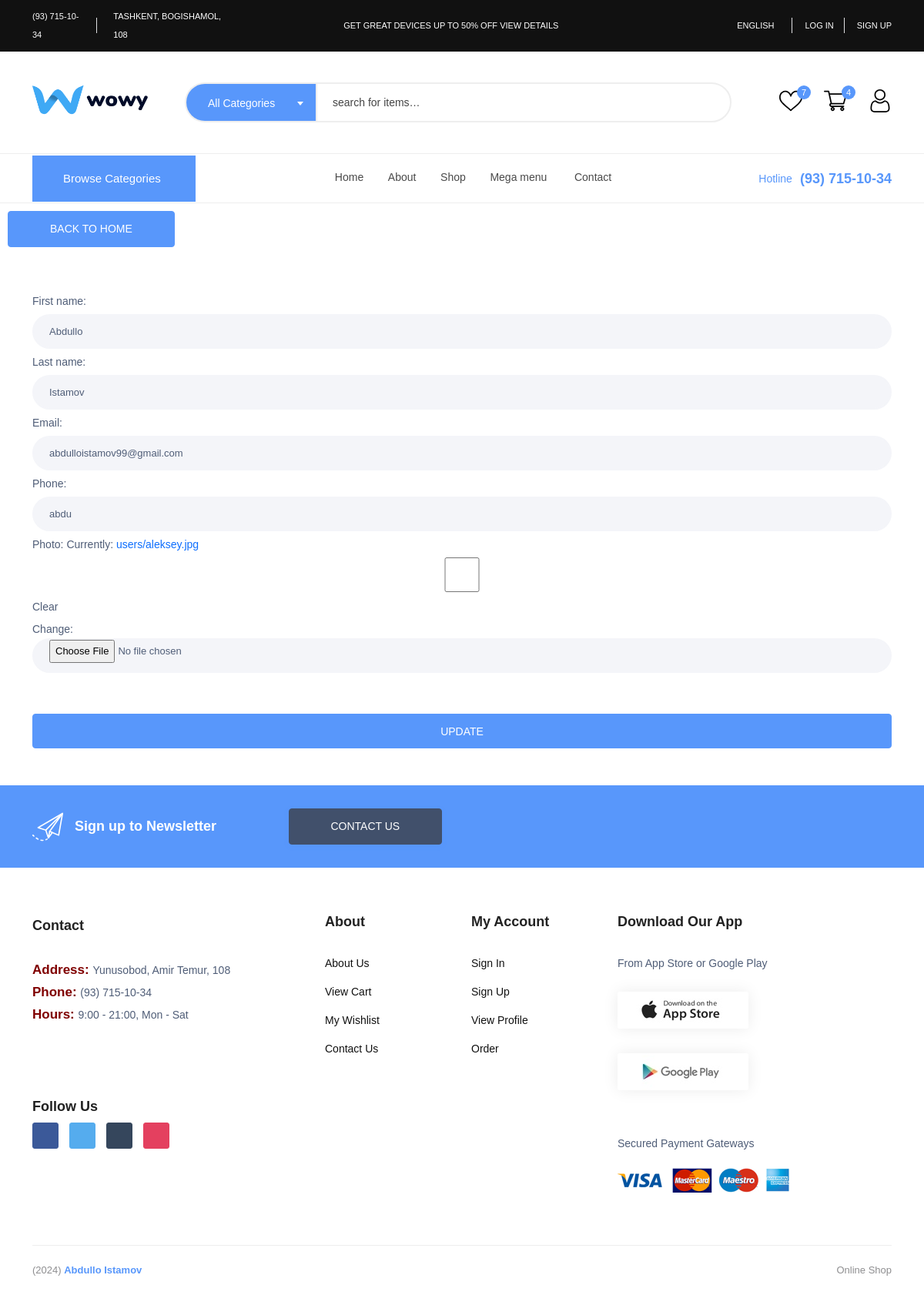
The app's page /accounts/update-profile/ (signed in) with its own data.
### apps/product/models.py (models this page shows)
class About(BaseModel):
    phone_number = models.CharField(max_length=20)
    location = models.CharField(max_length=500)
    address = models.CharField(max_length=100)
    hours = models.CharField(max_length=50)
    our_team_image = models.ImageField(upload_to='our_team/')
    team_title = models.CharField(max_length=50)
    team_body = models.TextField()
    team_person_name = models.CharField(max_length=50)
    team_person_position = models.CharField(max_length=50)
    team_person_facebook = models.CharField(max_length=100)
    team_person_instagram = models.CharField(max_length=100)
    team_person_linkedin = models.CharField(max_length=100)
    team_person_twitter = models.CharField(max_length=100)
    shop_facebook = models.CharField(max_length=100)
    shop_instagram = models.CharField(max_length=100)
    shop_linkedin = models.CharField(max_length=100)
    shop_twitter = models.CharField(max_length=100)

### apps/accounts/models.py (models this page shows, shortened)
class User(AbstractUser):
    phone = models.CharField(max_length=20, null=True, blank=True)
    photo = models.ImageField(upload_to='users/', default='default/user.png ', blank=True)
    email = models.EmailField(unique=True)
    USERNAME_FIELD = 'email'
    REQUIRED_FIELDS = ['username']

### apps/accounts/views.py (the view, shortened to what this page needs)
# urls.py: path('update-profile/', UpdateUserView.as_view(), name='update'),
class UpdateUserView(View):
    form_class = UpdateUserForm
    def get(self, request):
        form = self.form_class(instance=request.user)
        return render(request,'accounts/update-profile.html', {'form': form})

### apps/accounts/forms.py
class UpdateUserForm(forms.ModelForm):
    class Meta:
        model=User
        fields=('first_name', 'last_name', 'email', 'phone', 'photo')

### apps/product/context_processor.py (called while the page is built)
def category_context(request):
     categories = Category.objects.all().filter(is_active=True, parent=None)
     mega_menu = categories[:3]
     last_child_ctg = Category.objects.all().filter(is_active=True, children__isnull=True)
     brands = Brand.objects.all().filter(is_active=True)
     about = About.objects.first()
     sevimlilar = 0
     cards = 0
     if request.user.is_authenticated:
          sevimlilar = request.user.sevimlilar.all().count()
          cards = request.user.orders.all().filter(status=False).count()
     context={
          'categories': categories,
          'mega_menu': mega_menu,
          'last_child_ctg': last_child_ctg,
          'sevimlilar': sevimlilar,
          'cards': cards,
          'brands': brands,
          'about': about,
     }
     return context

### templates/accounts/update-profile.html (shortened to what this page needs)
{% extends 'base.html' %}
{% load static %}
{% block content %}
<a href="{% url 'home' %}" class="btn btn-primary" style="margin: 10px;">Back to home</a>
   <div class="container">
    <br>
    <br>
    <form method="POST" enctype="multipart/form-data">
        {{ form.as_p }}
        <br>
        <br>
        <input value="Update" type="submit" class="btn btn-success">
        <br>
        <br>
        <br>
    </form>
   </div>
{% endblock content %}

### templates/base.html (shortened to what this page needs)
<!DOCTYPE html>
{% load static %}
<html class="no-js" lang="en">
<head>
    <link rel="stylesheet" href="{% static 'css/main.css' %}">
</head>
<body>
    <header class="header-area header-style-4 header-height-2">
        <div class="header-top header-top-ptb-1 d-none d-lg-block">
            <div class="container">
                <div class="row align-items-center">
                    <div class="col-xl-3 col-lg-4">
                        <div class="header-info">
                            <ul>
                                <li><a href="/">{{ about.phone_number }}</a></li>
                                <li><a target="_blank" href="/">{{ about.location }}</a></li>
                            </ul>
                        </div>
                    </div>
                    <div class="col-xl-6 col-lg-4">
                        <div class="text-center">
                            <div id="news-flash" class="d-inline-block">
                                <ul>
                                    <li> Get great devices up to 50% off <a class="active" href="#">View details</a></li>
                                </ul>
                            </div>
                        </div>
                    </div>
                    <div class="col-xl-3 col-lg-4">
                        <div class="header-info header-info-right">
                            <ul>
                                <li>
                                    <a class="language-dropdown-active" href="#">  English </a>
                                </li>
                                <li><a href="{% url 'accounts:login' %}">Log In</a></li>
                                <li><a href="{% url 'accounts:register' %}">Sign Up</a></li>
                            </ul>
                        </div>
                    </div>
                </div>
            </div>
        </div>
        <div class="header-middle header-middle-ptb-1 d-none d-lg-block">
            <div class="container">
                <div class="header-wrap header-space-between">
                    <div class="logo logo-width-1">
                        <a href="/"><img src="{% static 'imgs/theme/logo-default.png' %}" alt="logo"></a>
                    </div>
                    <div class="search-style-2">
                        <form action="GET" action="{% url 'shop' %}">
                            <input type="text" placeholder="search for items…" name="search">
                            <button type="submit">  </button>
                        </form>
                    </div>
                    <div class="header-action-right">
                        <div class="header-action-2">
                            <div class="header-action-icon-2">
                                <a href="{% url 'favorite' %}">
                                    <img class="svgInject" alt="wowy" src="{% static 'imgs/theme/icons/icon-heart.svg' %}">
                                    <span class="pro-count blue">{{ sevimlilar }}</span>
                                </a>
                            </div>
                            <div class="header-action-icon-2">
                                <a class="mini-cart-icon" href="{% url 'shop-cart' %}">
                                    <img alt="wowy" src="{% static 'imgs/theme/icons/icon-cart.svg' %}">
                                    <span class="pro-count blue">{{ cards }}</span>
                                </a>
                            </div>
                            <div class="header-action-icon-2">
                                <a href="{% url 'accounts:update' %}">
                                    <img alt="wowy" src="{% static 'imgs/theme/icons/icon-user.svg' %}">
                                </a>
                            </div>
                        </div>
                    </div>
                </div>
            </div>
        </div>
        <div class="header-bottom header-bottom-bg-color sticky-bar gray-bg sticky-blue-bg">
            <div class="container">
                <div class="header-wrap header-space-between position-relative">
                    <div class="main-categori-wrap d-none d-lg-block">
                        <a class="categori-button-active" href="/">
                             Browse Categories
                        </a>
                    </div>
                    <div class="main-menu main-menu-padding-1 main-menu-lh-2 d-none d-lg-block main-menu-light-white hover-boder hover-boder-white">
                        <nav>
                            <ul>
                                <li><a class="active" href="{% url 'home' %}">Home</a>
                                </li>
                                <li>
                                    <a href="{% url 'about' %}">About</a>
                                </li>
                                <li><a href="{% url 'shop' %}">Shop</a>
                                </li>
                                <li class="position-static"><a href="">Mega menu </a>
                                </li>
                                    <li><a href="{% url 'contact' %}">Contact</a></li>
                            </ul>
                        </nav>
                    </div>
                    <div class="hotline d-none d-lg-block">
                        <p><span>Hotline</span>{{ about.phone_number }}</p>
                    </div>
                </div>
            </div>
        </div>
    </header>
    {% block content %}
    {% endblock content %}
    <footer class="main">
        <section class="newsletter bg-brand p-30 text-white wow fadeIn animated">
            <div class="container">
                <div class="row align-items-center">
                    <div class="col-lg-7 mb-md-3 mb-lg-0">
                        <div class="row align-items-center">
                            <div class="col flex-horizontal-center">
                                <img class="icon-email" src="{% static 'imgs/theme/icons/icon-email.svg' %}" alt="">
                                <h4 class="font-size-20 mb-0 ml-3">Sign up to Newsletter</h4>
                            </div>
                            <div class="col my-4 my-md-0">
                                <a href="{% url 'contact' %}" class="btn btn-secondary btn-lg active font-weight-bold btn-shadow-brand hover-up" role="button" aria-pressed="true">Contact Us</a>
                            </div>
                        </div>
                    </div>
                </div>
            </div>
        </section>
        <section class="section-padding-60">
            <div class="container">
                <div class="row">
                    <div class="col-lg-4 col-md-6">
                        <div class="widget-about font-md mb-md-5 mb-lg-0">
                            <h4 class="mt-5 mb-10 fw-600 text-black wow fadeIn animated">Contact</h4>
                            <br>
                            <p class="wow fadeIn animated">
                                <strong style="color: maroon; font-size: 17px;">Address: </strong>{{ about.address }}
                            </p>
                            <p class="wow fadeIn animated">
                                <strong style="color: maroon; font-size: 17px;">Phone: </strong>{{ about.phone_number }}
                            </p>
                            <p class="wow fadeIn animated">
                                <strong style="color: maroon; font-size: 17px;">Hours: </strong>{{ about.hours}}
                            </p>
                            <br>
                            <br>
                            <br>
                            <h4 class="mb-10 mt-20 fw-600 text-black wow fadeIn animated">Follow Us</h4>
                            <div class="mobile-social-icon wow fadeIn animated mb-sm-5 mb-md-0">
                                <a class="facebook" href="{{ about.shop_facebook }}" target="_blank"></a>
                                <a class="twitter" href="{{ about.shop_twitter }}" target="_blank"></a>
                                <a class="tumblr" href="{{ about.shop_linkedin }}" target="_blank"></i></a>
                                <a class="instagram" href="{{ about.shop_instagram }}" target="_blank"></a>
                            </div>
                        </div>
                    </div>
                    <div class="col-lg-2 col-md-3">
                        <h5 class="widget-title mb-30 wow fadeIn animated">About</h5>
                        <ul class="footer-list wow fadeIn animated mb-sm-5 mb-md-0">
                            <li><a href="{% url 'about' %}">About Us</a></li>
                            <li><a href="{% url 'shop-cart' %}">View Cart</a></li>
                            <li><a href="{% url 'favorite' %}">My Wishlist</a></li>
                            <li><a href="{% url 'contact' %}">Contact Us</a></li>
                        </ul>
                    </div>
                    <div class="col-lg-2  col-md-3">
                        <h5 class="widget-title mb-30 wow fadeIn animated">My Account</h5>
                        <ul class="footer-list wow fadeIn animated">
                            <li><a href="{% url 'accounts:login' %}">Sign In</a></li>
                            <li><a href="{% url 'accounts:register' %}">Sign Up</a></li>
                            <li><a href="{% url 'accounts:update' %}">View Profile</a></li>
                            <li><a href="{% url 'shop' %}">Order</a></li>
                        </ul>
                    </div>
                    <div class="col-lg-4">
                        <h5 class="widget-title mb-30 wow fadeIn animated">Download Our App</h5>
                        <div class="row">
                            <div class="col-md-8 col-lg-12">
                                <p class="wow fadeIn animated">From App Store or Google Play</p>
                                <div class="download-app wow fadeIn animated">
                                    <a href="#" class="hover-up mb-sm-4"><img src="{% static 'imgs/theme/app-store.jpg' %}" alt=""></a>
                                    <a href="#" class="hover-up"><img src="{% static 'imgs/theme/google-play.jpg' %}" alt=""></a>
                                </div>
                            </div>
                            <div class="col-md-4 col-lg-12">
                                <p class="mb-20 wow fadeIn animated mt-md-3">Secured Payment Gateways</p>
                                <img class="wow fadeIn animated" src="{% static 'imgs/theme/payment-method.png' %}" alt="">
                            </div>
                        </div>
                    </div>
                </div>
            </div>
        </section>
        <div class="container pb-20 wow fadeIn animated">
            <div class="row">
                <div class="col-12 mb-20">
                    <div class="footer-bottom"></div>
                </div>
                <div class="col-lg-6">
                    <p class="float-md-left font-sm text-muted mb-0">(2024) <strong class="text-brand">Abdullo Istamov</strong></p>
                </div>
                <div class="col-lg-6">
                    <p class="text-lg-end text-start font-sm text-muted mb-0">
                        Online Shop
                    </p>
                </div>
            </div>
        </div>
    </footer>
</body>
</html>

### records on screen
About: phone_number "(93) 715-10-34", location "TASHKENT, BOGISHAMOL, 108", address "Yunusobod, Amir Temur, 108", hours "9:00 - 21:00, Mon - Sat"
User: first_name "Abdullo", last_name "Istamov", email "abdulloistamov99@gmail.com", phone "abdu"

### other values on screen
{{ sevimlilar }} "7"
{{ cards }} "4"
